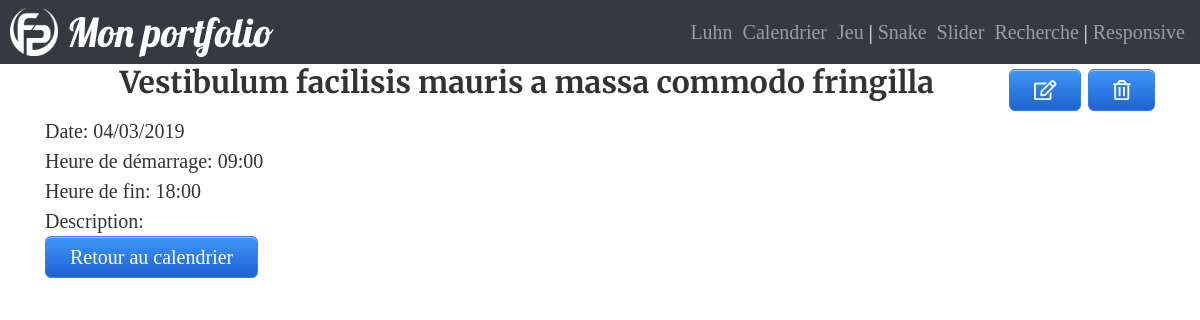
/event-7, run on the app's committed database.
### tables this page shows
CREATE TABLE `calendar` (
  `id` int(11) NOT NULL,
  `name` varchar(255) NOT NULL,
  `description` text NOT NULL,
  `start` datetime NOT NULL,
  `end` datetime NOT NULL
);

### src/autoloader.php (called while the page is built, shortened)
<?php
class AutoLoader{
    public static function autoload($class){
        if (strpos($class, __NAMESPACE__) === 0){
            $class = str_replace(__NAMESPACE__, '', $class);
            $class = str_replace('\\', '/', $class);
        }
    }
}

### src/core/Database.php (called while the page is built, shortened)
<?php
class Database{
	private $db_name;
	private $db_user;
	private $db_pass;
	private $db_host;
	private $pdo;
	public function __construct($db_name, $db_user, $db_pass, $db_host)
	{
		$this->db_name = $db_name;
		$this->db_user = $db_user;
		$this->db_pass = $db_pass;
		$this->db_host = $db_host;
	}
	public function getPDO()
	{
		if ($this->pdo === null) {
			$pdo = new PDO('mysql:host='.$this->db_host.';dbname='.$this->db_name .';charset=utf8', $this->db_user, $this->db_pass);
			$pdo->setAttribute(PDO::ATTR_ERRMODE, PDO::ERRMODE_EXCEPTION);
			$pdo->setAttribute(PDO::ATTR_DEFAULT_FETCH_MODE, PDO::FETCH_ASSOC);
			$this->pdo = $pdo;
		}
		return $this->pdo;
	}
}

### src/App.php (called while the page is built, shortened)
<?php
class App
	{
	private static $database;
	public static function getDb()
	{
		if (self::$database === null) {
			self::$database = new Database(self::DB_NAME, self::DB_USER, self::DB_PASS, self::DB_HOST);
		}
		return self::$database->getpdo();
	}
}

### src/app/sql/Events.php (called while the page is built, shortened)
<?php
class Events
{
	private $pdo;
	public function __construct() {
		$this->pdo = \src\App::getDb();
	}
	public function getOne(int $id){
		$req = $this->pdo->prepare('
			SELECT *
			FROM calendar
			WHERE id = ?
		') or die(print_r($pdo->errorInfo()));
		$req->execute(array($id));
		return $req->fetch();
	}
}

### src/boot.php (called while the page is built, shortened)
<?php
function hh(string $value){
	return htmlentities($value);
}

### views/event.phtml (the view, shortened to what this page needs)
<?php
	$title = hh($event['name']);
?>
<main class="container" id="event">
	<section>
		<div class="calendar-action">
			<a	class="calendar-a"
				title="Modifier"
				href="/add/edit-<?= $event['id']; ?>">
				<i class="far fa-edit"></i>
			</a>
			<a	class="calendar-a"
				title="Supprimer"
				href="/event/delete-<?= $event['id']; ?>"
				onclick="return confirm
					('L\'évènement va être supprimé définitivement!')">
				<i class="far fa-trash-alt"></i>
			</a>
		</div>
		<h2 class="w-100"><?= $title; ?></h2>
	</section>
	<ul>
		<li>Date: <?= (new DateTime($event['start']))->format('d/m/Y'); ?></li>
		<li>Heure de démarrage: <?= (new DateTime($event['start']))->format('H:i'); ?></li>
		<li>Heure de fin: <?= (new DateTime($event['end']))->format('H:i'); ?></li>
		<li>
			Description: <br>
		</li>
	</ul>
	<a class="calendar-a" href="/calendar">Retour au calendrier</a>
</main>
<?php
include('../views/template/template.phtml');
?>

### public/css/portfolio/calendar.css (style rules this page uses)
.calendar-action { float: right; font-size: 2.5rem; padding-top: 5px; }
#event ul { list-style-type: none; }
.calendar-a { box-shadow: inset 0px 1px 0px 0px #97c4fe; background: linear-gradient(to bottom, #3d94f6 5%, #1e62d0 100%); filter: progid:DXImageTransform.Microsoft.gradient(startColorstr='#3d94f6', endColorstr='#1e62d0',GradientType=0); background-color :#3d94f6; border-radius: 6px; border: 1px solid #337fed; display: inline-block; color: #ffffff; font-size: 2rem; padding: 5px 24px; text-decoration: none; }
.calendar-action+h2:after { display: block; content: ''; clear: both; }

### public/css/style.css (style rules this page uses)
:root { --primary-1: #155724; --primary-2: #ff00ff; --primary-3: #bf00bf; --color: #333; --bg-primary: rgba(0, 200, 0, 1); --bg-alert: rgba(200, 0, 0, 1); --bg-info: rgba(0, 200, 200, 1); --bg-warning: rgba(200, 200, 0, 1); }

### public/css/primary.css (style rules this page uses)
*, *:before, *:after { box-sizing: border-box; }
html { font-size: 62.5%; }
body { font-size: 2rem; color: var(--color); font-family: 'Slabo 27px', serif; }
a { color: inherit; }
ul { margin: 0; padding: 0; }
h2,h3,h4 { font-family: 'Merriweather', sans-serif; font-weight: bold; }
h2 { font-size: 3rem; text-align: center; }

### data on the page
calendar: name "Vestibulum facilisis mauris a massa commodo fringilla", start "04/03/2019", start "09:00", end "18:00"
